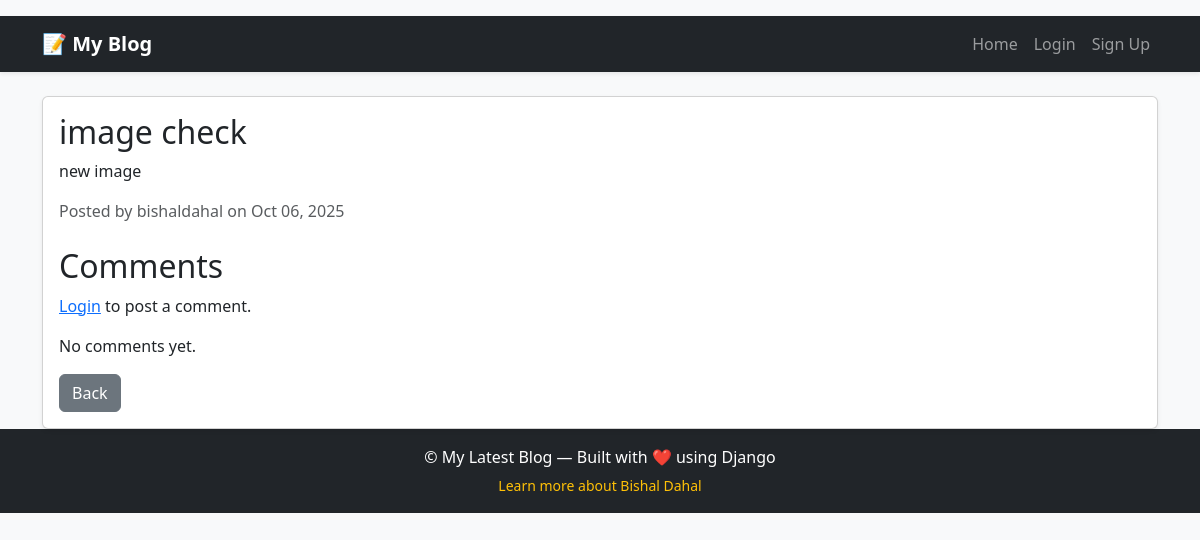
Page /post/18/ on the earlier database version.
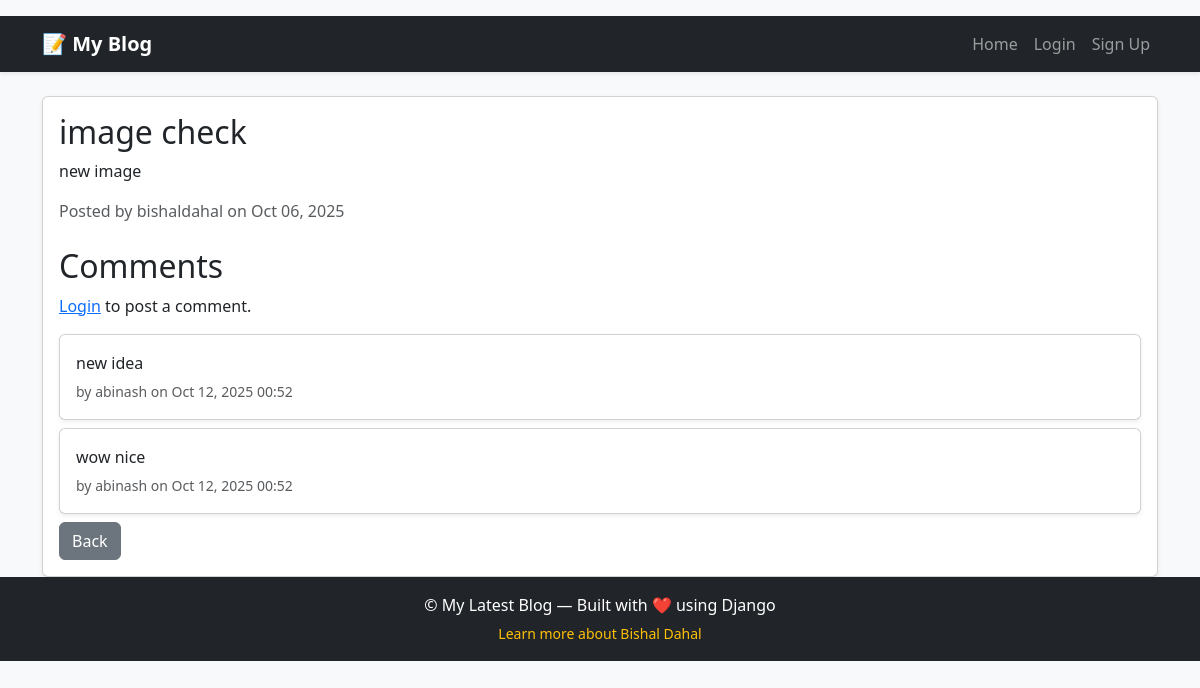
Same page on the later database version.
### blog/models.py (models this page shows, shortened)
class Comment(models.Model):
    post = models.ForeignKey('POST', on_delete=models.CASCADE,related_name='comments')
    author = models.ForeignKey(User, on_delete=models.CASCADE)
    content = models.TextField()
    created_at = models.DateTimeField(auto_now_add=True)

### blog/views.py (the view)
# urls.py: path("post/<int:post_id>/", views.post_detail, name= "post_detail"),
def post_detail(request, post_id):
    post = get_object_or_404(Post, id=post_id)
    comments = post.comments.all().order_by('-created_at')
    if(request.method == 'POST'):
        if not request.user.is_authenticated:
            return redirect('login')
        form = CommentForm(request.POST)
        if form.is_valid():
            comment = form.save(commit=False)
            comment.post=post
            comment.author = request.user
            comment.save()
            return redirect('post_detail', post_id =post.id)
    else:
        form = CommentForm()
    return render(request, 'blog/post_detail.html', {
        'post': post,
        'comments': comments,
        'form': form
        })

### blog/templates/blog/post_detail.html (shortened to what this page needs)
{% extends "layout.html" %}
{% block content %}
<div class="card shadow-sm">
  <div class="card-body">
    <h2>{{ post.title }}</h2>
    <p>{{ post.content }}</p>
    <p class="text-muted">Posted by {{ post.author.username }} on {{ post.created_at|date:"M d, Y" }}</p>
<h2 class="mt-4">Comments</h2>
{% if user.is_authenticated %}
  <form method="POST" class="mb-4">
    {% csrf_token %}
    {{ form.content }}
    <button type="submit" class="btn btn-primary mt-2">Add Comment</button>
  </form>
{% else %}
  <p><a href="{% url 'login' %}">Login</a> to post a comment.</p>
{% endif %}
{% for comment in comments %}
  <div class="card mb-2 shadow-sm">
    <div class="card-body">
      <p class="mb-1">{{ comment.content }}</p>
      <small class="text-muted">by {{ comment.author.username }} on {{ comment.created_at|date:"M d, Y H:i" }}</small>
    </div>
  </div>
{% empty %}
  <p>No comments yet.</p>
{% endfor %}
    <a href="{% url 'post_list' %}" class="btn btn-secondary">Back</a>
  </div>
</div>
{% endblock %}

Differences in the rows shown:
added Comment: content "new idea", author.username "abinash", created_at "Oct 12, 2025 00:52"
added Comment: content "wow nice", author.username "abinash", created_at "Oct 12, 2025 00:52"
Other differences:
text no longer shown: "No comments yet."
